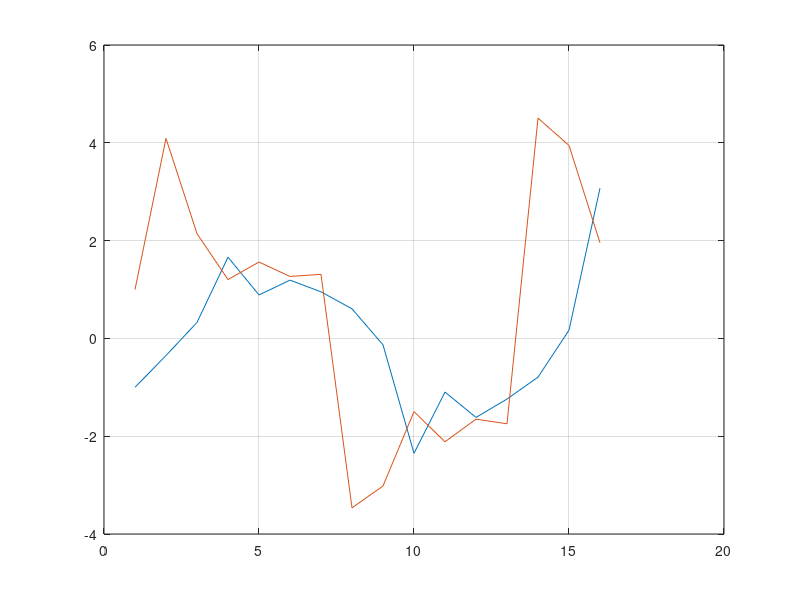
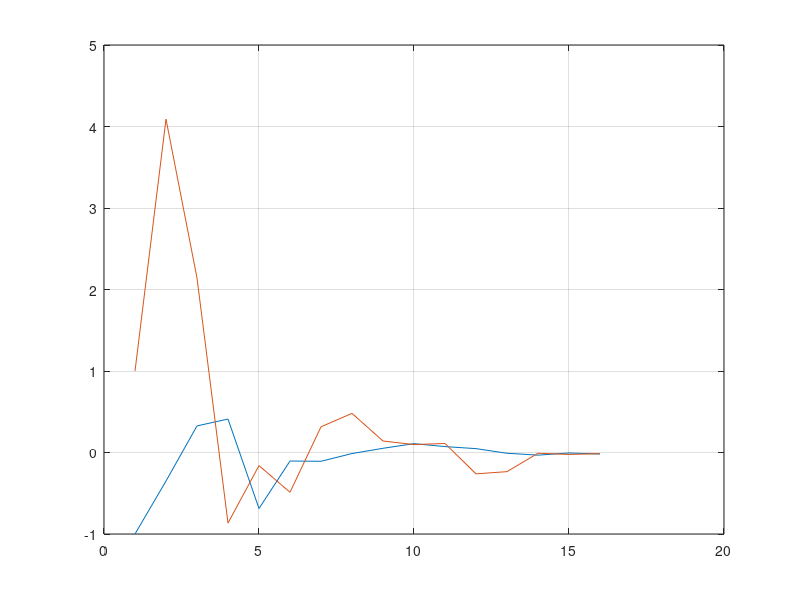

The MATLAB script that drew these images, in order:
A1 = [ 0.47 0.12; -3.9 0.19];
A2 = [-0.03 0.78; 0.6 0.47];
% First Sigma
sig1 = [1 1 2 2 2 2 1 1 2 2 2 2 1 1 2];

x1 = zeros(2,16);

%Initialise the value
x1(1,1) = -1;
x1(2,1) = 1;

for i = 2:16
    if(sig1(i-1)==1)
        x1(:,i) = A1*x1(:,i-1);
    else
        x1(:,i) = A2*x1(:,i-1);
    end
end

t = 1:16;
figure
plot(t,x1(1,t))
grid on;
hold on
plot(t,x1(2,t))

% for the second set of values of sigma
sig2 = [1 1 1 2 2 1 1 1 2 2 1 1 1 2 2];
x2 = zeros(2,16);
x2(1,1) = -1;
x2(2,1) = 1;
for i = 2:16
    if(sig2(i-1)==1)
        x2(:,i) = A1*x2(:,i-1);
    else
        x2(:,i) = A2*x2(:,i-1);
    end
end

t = 1:16;
figure
plot(t,x2(1,t))
grid on;
hold on
plot(t,x2(2,t))
grid on;